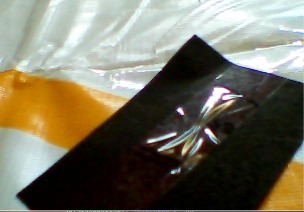
#> input picture resources/black.jpeg, 304 x 212 px, given in place of the camera
$ python task2.py
#> lines starting #> are read from the running program, lines starting #| are printed output that depends on the picture; after the words box and inside, x2 and y2 are one past the last pixel; in counts of white or black regions, pixels touching at a corner belong together
import numpy as np
import cv2
import serial
import time

flag=0
cap = cv2.VideoCapture(0)
width=cap.get(3)
height=cap.get(4)

linecolor = (100, 215, 255)

lwr_red = np.array([7, 245, 132])
upper_red = np.array([27, 255, 212])

lwr_green = np.array([68, 142, 74])
upper_green = np.array([88, 162, 154])

lwr_violet = np.array([108,193,52])
upper_violet = np.array([131,255,159])

lwr_pink = np.array([161,134,176])
upper_pink = np.array([179,171,255])

Ser = serial.Serial("/dev/ttyACM0", baudrate=9600)
Ser.flush()

while True:
    ret, frame = cap.read()
#> frame is the input picture: shape (212, 304, 3); mean B, G, R 95.3, 113.1, 117.4
    if not ret:
        _,frame=cap.read()

    cv2.imshow("Frame", frame)

    hsv = cv2.cvtColor(frame, cv2.COLOR_BGR2HSV)
#> hsv: shape (212, 304, 3); mean H, S, V 50.4, 112.3, 124
    kernel = np.ones((5, 5), np.uint8)
    mask = cv2.inRange(hsv, lwr_red, upper_red)
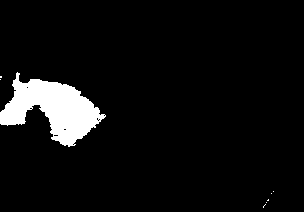
#> mask: shape (212, 304); 6% white; 8 white regions (7 under 20 px), largest, box (x1, y1, x2, y2) and area: (0, 72, 106, 147) 3869
    mask = cv2.dilate(mask, kernel, iterations=1)
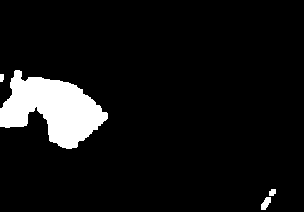
#> mask: shape (212, 304); 7.6% white; 4 white regions
    res = cv2.bitwise_and(frame, frame, mask=mask)
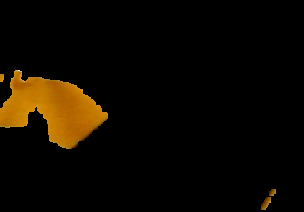
#> res: shape (212, 304, 3); mean B, G, R 0.4, 8.7, 14.1
    cnts,_=cv2.findContours(mask.copy(),cv2.RETR_EXTERNAL,cv2.CHAIN_APPROX_SIMPLE)
#> cnts = 4 contours, 1 with area under 20; largest, box (x1, y1, x2, y2) and area: (0, 70, 108, 149) 4574, (261, 197, 271, 210) 66, (269, 189, 276, 196) 29

    if( len(cnts) > 0):
        c = max(cnts, key=cv2.contourArea)
#> c = contour of 151 points, box (x1, y1, x2, y2) (0, 70, 108, 149), area 4574
        ((x, y), radius) = cv2.minEnclosingCircle(c)
#> x = 52.61; y = 110.1; radius = 54.96
        M = cv2.moments(c)
#> M = moments, m00 4574, centre m10/m00, m01/m00 = (52.58, 108.6)
        center = (int(M["m10"] / M["m00"]), int(M["m01"] / M["m00"]))
#> center = (52, 108)
        if radius > 3:
            cv2.circle(frame, center, 5, linecolor, -1)
#> frame: shape (212, 304, 3); 0.13% of pixels changed, all inside (x1, y1, x2, y2) = (47, 103, 58, 114)

        if(x < 0.25*width):
            print("L")
            Ser.write(b"l")

        elif(x > 0.75*width):
            print("R")
            Ser.write(b"r")

        else:
            print("F")
            Ser.write(b"f")

    else:
        print("Track Not Visible")

    green_mask = cv2.inRange(hsv, lwr_green, upper_green)
#> green_mask: shape (212, 304); every value is 0
    violet_mask = cv2.inRange(hsv, lwr_violet, upper_violet)
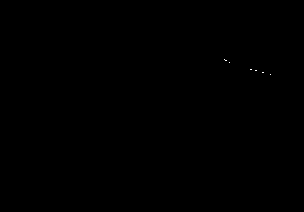
#> violet_mask: shape (212, 304); 0.02% white in thin lines or dots, all inside (x1, y1, x2, y2) = (224, 59, 271, 75)
    pink_mask = cv2.inRange(hsv, lwr_pink, upper_pink)

    if(cv2.countNonZero(green_mask)>1000 and flag==0):
        flag=1
        print("shift-right")
        Ser.write(b'rrrrrrrrfffffffffffffffffffffllllllll')
        time.sleep(5)

    elif(cv2.countNonZero(violet_mask)>200 and flag==0):
        flag=1
        print("shift-left")
        Ser.write(b'llllllllfffffffffffffrrrrrrrrrrrr')
        time.sleep(5)


    elif(cv2.countNonZero(pink_mask)>50 and flag==0):
        flag=1
        print("shift-opposite")
        Ser.write(b'fffffffffllllllllllllllllffffffffffffffffffffffffffrrr')
        time.sleep(5)
        break

    if cv2.waitKey(10) & 0xFF == ord('q'):
#> (key q is pressed here)
        cap.release()
        Ser.close()
        cv2.destroyAllWindows()
        break
